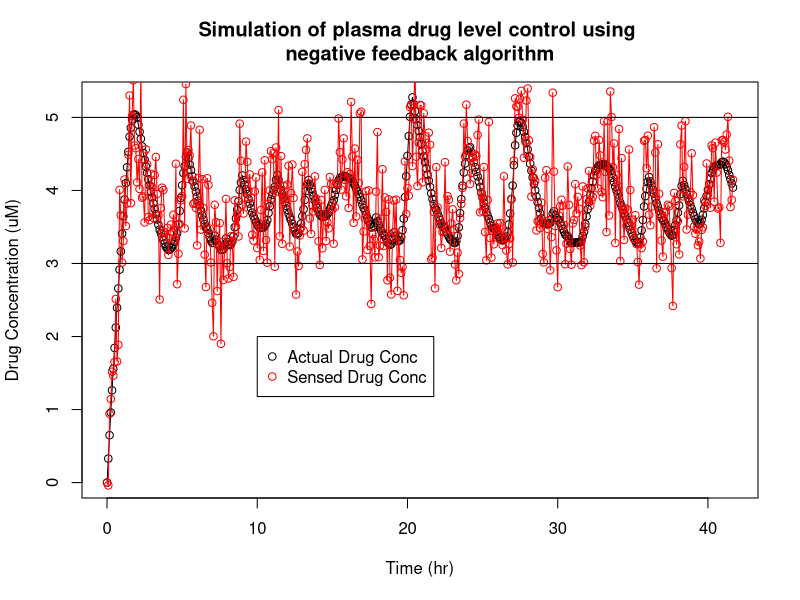

Here is the R script that generated this plot:
tceil <- 5 # uM
tfloor <- 3 # uM
trange <- tceil-tfloor
maxinf <- 1

VdperKg <- 0.33 # L/Kg
thalf <- 2.2 # hr
InfusionConc <- 10 # uM

PatientMass <- 70 # kg
PatientClearance <- 125 # ml/min

inter <- 300 #s
clearances <- c()

perturb <- function(input) {
  return(input + rnorm(1,mean=0,sd=0.5))
}

loadingdose <- function() {
  totalmol <- (tceil + tfloor) / 2 * PatientMass * VdperKg
  infrate <- totalmol / InfusionConc * inter / 3600 * 1000 #ml / interval (s)
  return(infrate)
}

chiou <- function(inf,Vd,c1,c2,t1,t2) {
  calculatedclearance <- 2*(inf / 1000 / 3600 * InfusionConc)/(c1+c2) + ((2*Vd*(c1-c2))/((c1+c2)*(t2-t1)))
  return(calculatedclearance)
}

iter <- function(data,clearances) {
  time <- data[nrow(data),1]
  drugmol <- data[nrow(data),2]
  drugconc <- data[nrow(data),3]
  senseddrugconc <- data[nrow(data),4]
  infrate <- data[nrow(data),5]
  
  time2 <- time + inter
  drugmol2 <- drugmol + ((infrate / 1000) * InfusionConc) # ml/hr s mol/L
  maxdrugconc <- drugmol2 / (VdperKg * PatientMass)
  avgdrugconc <- (drugconc + maxdrugconc) / 2
  drugmol2 <- drugmol2 - ((PatientClearance / 1000) * (inter / 60) * avgdrugconc) # ml/min s mol/L
  drugconc2 <- drugmol2 / (VdperKg * PatientMass)
  senseddrugconc2 <- perturb(drugconc2)
  
  calculatedclearance <- chiou(infrate,VdperKg * PatientMass,senseddrugconc,senseddrugconc2,time,time2)
  if(length(clearances) < 3600 / inter) {
    infrate2 <- infrate
    #infrate2 <- (tceil + tfloor) / 2 * calculatedclearance / InfusionConc * inter / 3600 * 1000
    #if(infrate2 < 0) infrate2 <- infrate
    return(c(time2,drugmol2,drugconc2,senseddrugconc2,infrate2, calculatedclearance / InfusionConc * 3600 * 1000))  
  }
  else {
    if(abs((tceil + tfloor)/2 - senseddrugconc2) > trange/4) {
      infrate2 <- infrate * ((tceil + tfloor) / 2) / senseddrugconc2
      calculatedclearance <- infrate2 * 2 / (tceil + tfloor) * InfusionConc * 3600 / 1000 / inter
    }
    else if (sd(data$senseddrugconc[(nrow(data)-(3600/inter)):nrow(data)]) < 0.6) {
      infrate2 <- infrate
    }
    else {
      infrate2 <- (tceil + tfloor) / 2 * mean(clearances) / InfusionConc * inter / 3600 * 1000
    }
    if(infrate2 < 0) infrate2 <- infrate
    return(c(time2,drugmol2,drugconc2,senseddrugconc2,infrate2, calculatedclearance / InfusionConc * 3600 * 1000))  
  }
}

data <- data.frame(matrix(c(0,0,0,0,loadingdose(),0),1,6))
names(data) <- c("time","drugmol","drugconc","senseddrugconc","infrate","calculatedclearance")
for (i in seq(1,500)) {
  data <- rbind(data, unlist(iter(data,clearances)))
  if(i > 1) clearances <- c(clearances,data[i,6] * InfusionConc /3600 / 1000)
}
png("Simulation.png")
plot(x=data$time/3600,y=data$drugconc, main="Simulation of plasma drug level control using \nnegative feedback algorithm", ylab="Drug Concentration (uM)", xlab="Time (hr)")
lines(x=data$time/3600,y=data$drugconc)
points(x=data$time/3600,y=data$senseddrugconc,col="red")
lines(x=data$time/3600,y=data$senseddrugconc,col="red")
abline(h=tceil)
abline(h=tfloor)
legend(x=10,y=2,col=c("black","red"),legend=c("Actual Drug Conc", "Sensed Drug Conc"), pch=c(1,1))
dev.off()
print(paste("Percentage of time within window: ", sum((data$drugconc <= tceil) & (data$drugconc >= tfloor)) / nrow(data)))
print(range(data$infrate))